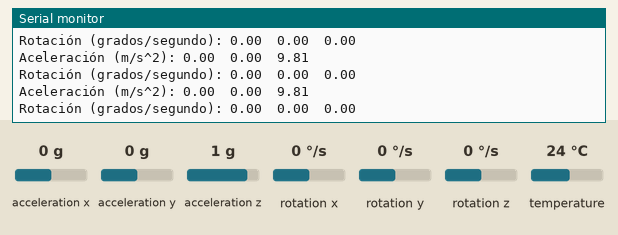
Bench run of a sketch on a simulated Arduino Uno, built with avr-gcc and run on an emulated ATmega328P. Parts: the last lines printed to the serial monitor. The inputs (shaded band) are chosen by the test bench; at power-on: acceleration x 0 g, acceleration y 0 g, acceleration z 1 g, rotation x 0 °/s, rotation y 0 °/s, rotation z 0 °/s, temperature 24 °C.

Above: at 1.3 s.
1.4 s: acceleration x set to -1.4 g
At 1.53 s:
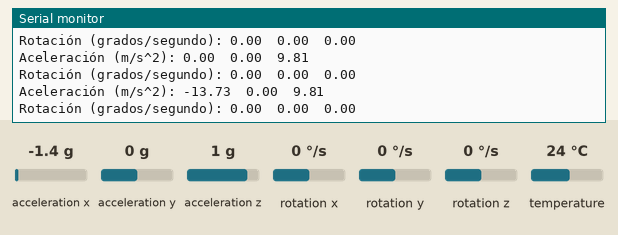
4.4 s: acceleration y set to -1.4 g
At 4.58 s:
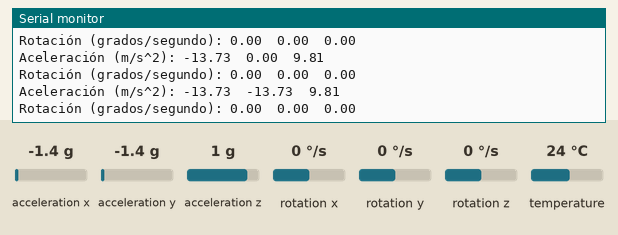
7.4 s: acceleration z set to -0.8 g
At 7.57 s:
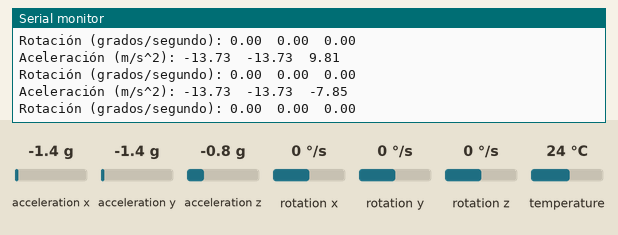
10.4 s: rotation x set to -192 °/s
At 10.57 s:
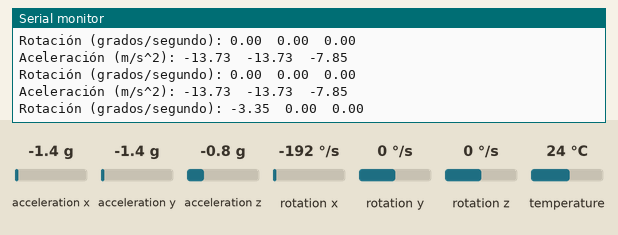
13.4 s: acceleration x set to -0.8 g
At 13.48 s:
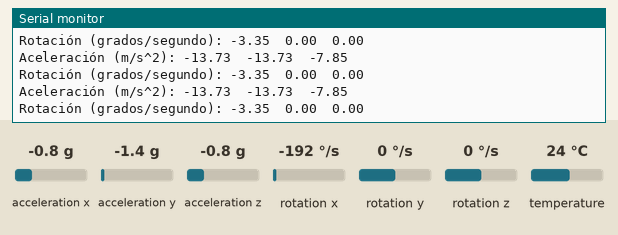
16.4 s: acceleration y set to -0.8 g
At 16.48 s:
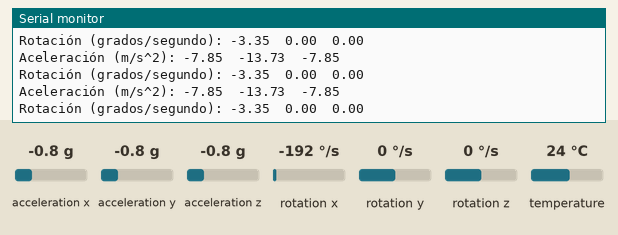
Timing chart, 0 to 19.4 s (numbered marks = the images above; inputs shaded):
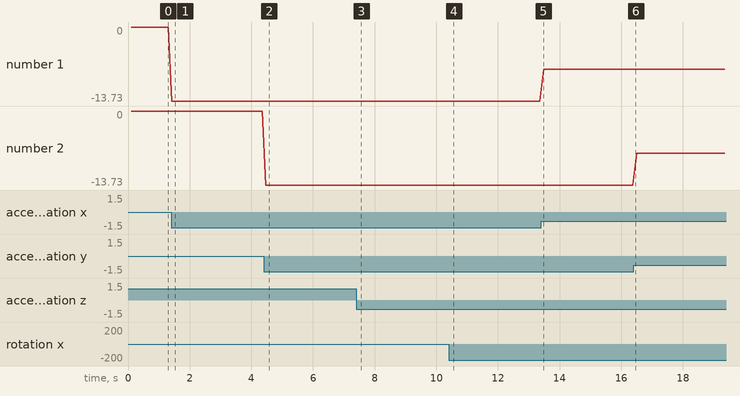

Measured:
- after the input at 1.4 s, the serial monitor: prints a new line at once (image 1)
- after the input at 4.4 s, the serial monitor: prints a new line after 0.08 s (image 2)
- after the input at 7.4 s, the serial monitor: prints a new line after 0.06 s (image 3)
- after the input at 10.4 s, the serial monitor: prints a new line after 0.11 s (image 4)
- plotted number 1: 0 → -13.73 after the input at 1.4 s

The sketch:

MPU.ino
```cpp
#include <Wire.h>
#include <Adafruit_MPU6050.h>
#include <Adafruit_Sensor.h>

Adafruit_MPU6050 mpu;

void setup() {
  Serial.begin(9600);

  Wire.begin();
  mpu.begin();

  mpu.setAccelerometerRange(MPU6050_RANGE_8_G);
  mpu.setGyroRange(MPU6050_RANGE_500_DEG);
  mpu.setFilterBandwidth(MPU6050_BAND_21_HZ);

  delay(100);
}

void loop() {
  sensors_event_t a, g, temp;
  mpu.getEvent(&a, &g, &temp);

  Serial.print("Aceleración (m/s^2): ");
  Serial.print(a.acceleration.x);
  Serial.print("\t");
  Serial.print(a.acceleration.y);
  Serial.print("\t");
  Serial.print(a.acceleration.z);
  Serial.println();

  Serial.print("Rotación (grados/segundo): ");
  Serial.print(g.gyro.x);
  Serial.print("\t");
  Serial.print(g.gyro.y);
  Serial.print("\t");
  Serial.print(g.gyro.z);
  Serial.println();

  delay(100);
}
```
